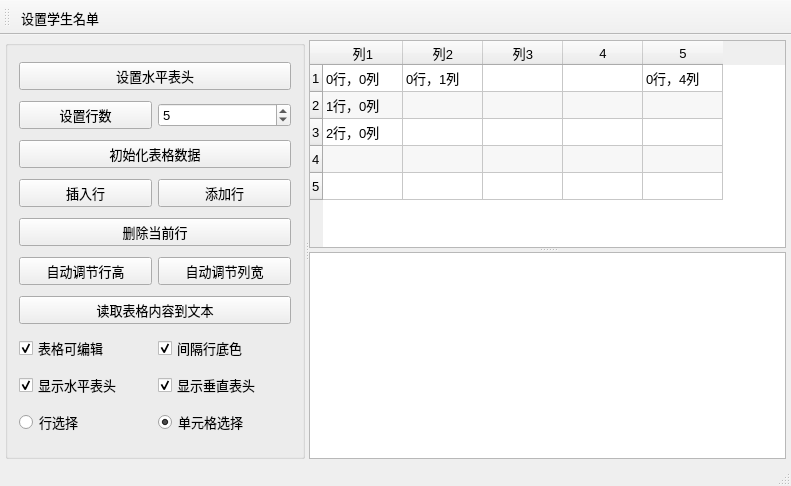
<?xml version="1.0" encoding="UTF-8"?>
<ui version="4.0">
 <class>MainWindow</class>
 <widget class="QMainWindow" name="MainWindow">
  <property name="geometry">
   <rect>
    <x>0</x>
    <y>0</y>
    <width>791</width>
    <height>486</height>
   </rect>
  </property>
  <property name="font">
   <font>
    <pointsize>10</pointsize>
   </font>
  </property>
  <property name="windowTitle">
   <string>QTableWidget的使用</string>
  </property>
  <widget class="QWidget" name="centralWidget">
   <layout class="QVBoxLayout" name="verticalLayout">
    <property name="leftMargin">
     <number>5</number>
    </property>
    <property name="topMargin">
     <number>5</number>
    </property>
    <property name="rightMargin">
     <number>5</number>
    </property>
    <property name="bottomMargin">
     <number>5</number>
    </property>
    <item>
     <widget class="QSplitter" name="splitterMain">
      <property name="orientation">
       <enum>Qt::Horizontal</enum>
      </property>
      <widget class="QGroupBox" name="groupBox">
       <property name="maximumSize">
        <size>
         <width>300</width>
         <height>16777215</height>
        </size>
       </property>
       <property name="title">
        <string/>
       </property>
       <layout class="QGridLayout" name="gridLayout">
        <item row="4" column="0" colspan="2">
         <widget class="QPushButton" name="btnDelCurRow">
          <property name="text">
           <string>删除当前行</string>
          </property>
         </widget>
        </item>
        <item row="3" column="0">
         <widget class="QPushButton" name="btnInsertRow">
          <property name="text">
           <string>插入行</string>
          </property>
         </widget>
        </item>
        <item row="3" column="1">
         <widget class="QPushButton" name="btnAppendRow">
          <property name="text">
           <string>添加行</string>
          </property>
         </widget>
        </item>
        <item row="8" column="0">
         <widget class="QCheckBox" name="chkBoxHeaderH">
          <property name="text">
           <string>显示水平表头</string>
          </property>
          <property name="checked">
           <bool>true</bool>
          </property>
         </widget>
        </item>
        <item row="7" column="0">
         <widget class="QCheckBox" name="chkBoxTabEditable">
          <property name="text">
           <string>表格可编辑</string>
          </property>
          <property name="checked">
           <bool>true</bool>
          </property>
         </widget>
        </item>
        <item row="6" column="0" colspan="2">
         <widget class="QPushButton" name="btnReadToEdit">
          <property name="minimumSize">
           <size>
            <width>0</width>
            <height>25</height>
           </size>
          </property>
          <property name="text">
           <string>读取表格内容到文本</string>
          </property>
         </widget>
        </item>
        <item row="7" column="1">
         <widget class="QCheckBox" name="chkBoxRowColor">
          <property name="text">
           <string>间隔行底色</string>
          </property>
          <property name="checked">
           <bool>true</bool>
          </property>
         </widget>
        </item>
        <item row="9" column="1">
         <widget class="QRadioButton" name="rBtnSelectItem">
          <property name="text">
           <string>单元格选择</string>
          </property>
          <property name="checked">
           <bool>true</bool>
          </property>
         </widget>
        </item>
        <item row="8" column="1">
         <widget class="QCheckBox" name="chkBoxHeaderV">
          <property name="text">
           <string>显示垂直表头</string>
          </property>
          <property name="checked">
           <bool>true</bool>
          </property>
         </widget>
        </item>
        <item row="9" column="0">
         <widget class="QRadioButton" name="rBtnSelectRow">
          <property name="text">
           <string>行选择</string>
          </property>
          <property name="checked">
           <bool>false</bool>
          </property>
         </widget>
        </item>
        <item row="2" column="0" colspan="2">
         <widget class="QPushButton" name="btnIniData">
          <property name="minimumSize">
           <size>
            <width>0</width>
            <height>25</height>
           </size>
          </property>
          <property name="text">
           <string>初始化表格数据</string>
          </property>
         </widget>
        </item>
        <item row="1" column="1">
         <widget class="QSpinBox" name="spinRowCount">
          <property name="minimum">
           <number>2</number>
          </property>
          <property name="value">
           <number>5</number>
          </property>
          <property name="displayIntegerBase">
           <number>10</number>
          </property>
         </widget>
        </item>
        <item row="0" column="0" colspan="2">
         <widget class="QPushButton" name="btnSetHeader">
          <property name="minimumSize">
           <size>
            <width>0</width>
            <height>25</height>
           </size>
          </property>
          <property name="text">
           <string>设置水平表头</string>
          </property>
         </widget>
        </item>
        <item row="1" column="0">
         <widget class="QPushButton" name="btnSetRows">
          <property name="minimumSize">
           <size>
            <width>0</width>
            <height>25</height>
           </size>
          </property>
          <property name="text">
           <string>设置行数</string>
          </property>
         </widget>
        </item>
        <item row="5" column="0">
         <widget class="QPushButton" name="btnAutoHeght">
          <property name="text">
           <string>自动调节行高</string>
          </property>
         </widget>
        </item>
        <item row="5" column="1">
         <widget class="QPushButton" name="btnAutoWidth">
          <property name="text">
           <string>自动调节列宽</string>
          </property>
         </widget>
        </item>
       </layout>
      </widget>
      <widget class="QSplitter" name="splitter">
       <property name="frameShadow">
        <enum>QFrame::Plain</enum>
       </property>
       <property name="lineWidth">
        <number>2</number>
       </property>
       <property name="orientation">
        <enum>Qt::Vertical</enum>
       </property>
       <widget class="QTableWidget" name="tableInfo">
        <property name="alternatingRowColors">
         <bool>true</bool>
        </property>
        <property name="showGrid">
         <bool>true</bool>
        </property>
        <property name="gridStyle">
         <enum>Qt::SolidLine</enum>
        </property>
        <property name="rowCount">
         <number>5</number>
        </property>
        <property name="columnCount">
         <number>5</number>
        </property>
        <attribute name="horizontalHeaderVisible">
         <bool>true</bool>
        </attribute>
        <attribute name="horizontalHeaderDefaultSectionSize">
         <number>80</number>
        </attribute>
        <attribute name="verticalHeaderVisible">
         <bool>true</bool>
        </attribute>
        <attribute name="verticalHeaderDefaultSectionSize">
         <number>27</number>
        </attribute>
        <row/>
        <row/>
        <row/>
        <row/>
        <row/>
        <column>
         <property name="text">
          <string>列1</string>
         </property>
        </column>
        <column>
         <property name="text">
          <string>列2</string>
         </property>
        </column>
        <column>
         <property name="text">
          <string>列3</string>
         </property>
        </column>
        <column/>
        <column/>
        <item row="0" column="0">
         <property name="text">
          <string>0行，0列</string>
         </property>
        </item>
        <item row="0" column="1">
         <property name="text">
          <string>0行，1列</string>
         </property>
        </item>
        <item row="0" column="4">
         <property name="text">
          <string>0行，4列</string>
         </property>
        </item>
        <item row="1" column="0">
         <property name="text">
          <string>1行，0列</string>
         </property>
        </item>
        <item row="2" column="0">
         <property name="text">
          <string>2行，0列</string>
         </property>
        </item>
       </widget>
       <widget class="QPlainTextEdit" name="textEdit"/>
      </widget>
     </widget>
    </item>
   </layout>
  </widget>
  <widget class="QStatusBar" name="statusBar"/>
  <widget class="QToolBar" name="mainToolBar">
   <property name="windowTitle">
    <string>toolBar</string>
   </property>
   <property name="toolButtonStyle">
    <enum>Qt::ToolButtonTextUnderIcon</enum>
   </property>
   <attribute name="toolBarArea">
    <enum>TopToolBarArea</enum>
   </attribute>
   <attribute name="toolBarBreak">
    <bool>false</bool>
   </attribute>
   <addaction name="actionSettingList"/>
  </widget>
  <action name="actionSettingList">
   <property name="checkable">
    <bool>true</bool>
   </property>
   <property name="icon">
    <iconset resource="res.qrc">
     <normaloff>:/images/icons/boy.ico</normaloff>:/images/icons/boy.ico</iconset>
   </property>
   <property name="text">
    <string>设置学生名单</string>
   </property>
   <property name="menuRole">
    <enum>QAction::NoRole</enum>
   </property>
  </action>
 </widget>
 <layoutdefault spacing="6" margin="11"/>
 <resources>
  <include location="res.qrc"/>
 </resources>
 <connections/>
</ui>
